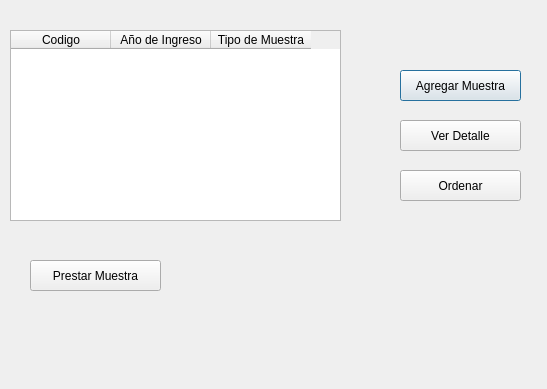
<?xml version="1.0" encoding="UTF-8"?>
<ui version="4.0">
 <class>Dialog</class>
 <widget class="QDialog" name="Dialog">
  <property name="geometry">
   <rect>
    <x>0</x>
    <y>0</y>
    <width>547</width>
    <height>389</height>
   </rect>
  </property>
  <property name="windowTitle">
   <string>Dialog</string>
  </property>
  <widget class="QTableWidget" name="tabla">
   <property name="geometry">
    <rect>
     <x>10</x>
     <y>30</y>
     <width>331</width>
     <height>191</height>
    </rect>
   </property>
   <property name="sortingEnabled">
    <bool>true</bool>
   </property>
   <attribute name="horizontalHeaderCascadingSectionResizes">
    <bool>false</bool>
   </attribute>
   <column>
    <property name="text">
     <string>Codigo</string>
    </property>
   </column>
   <column>
    <property name="text">
     <string>Año de Ingreso</string>
    </property>
   </column>
   <column>
    <property name="text">
     <string>Tipo de Muestra</string>
    </property>
   </column>
  </widget>
  <widget class="QPushButton" name="agregar">
   <property name="geometry">
    <rect>
     <x>400</x>
     <y>70</y>
     <width>121</width>
     <height>31</height>
    </rect>
   </property>
   <property name="text">
    <string>Agregar Muestra</string>
   </property>
  </widget>
  <widget class="QPushButton" name="ver">
   <property name="geometry">
    <rect>
     <x>400</x>
     <y>120</y>
     <width>121</width>
     <height>31</height>
    </rect>
   </property>
   <property name="text">
    <string>Ver Detalle</string>
   </property>
  </widget>
  <widget class="QPushButton" name="ordenar">
   <property name="geometry">
    <rect>
     <x>400</x>
     <y>170</y>
     <width>121</width>
     <height>31</height>
    </rect>
   </property>
   <property name="text">
    <string>Ordenar</string>
   </property>
  </widget>
  <widget class="QPushButton" name="prestar">
   <property name="geometry">
    <rect>
     <x>30</x>
     <y>260</y>
     <width>131</width>
     <height>31</height>
    </rect>
   </property>
   <property name="text">
    <string>Prestar Muestra</string>
   </property>
  </widget>
 </widget>
 <resources/>
 <connections/>
</ui>
